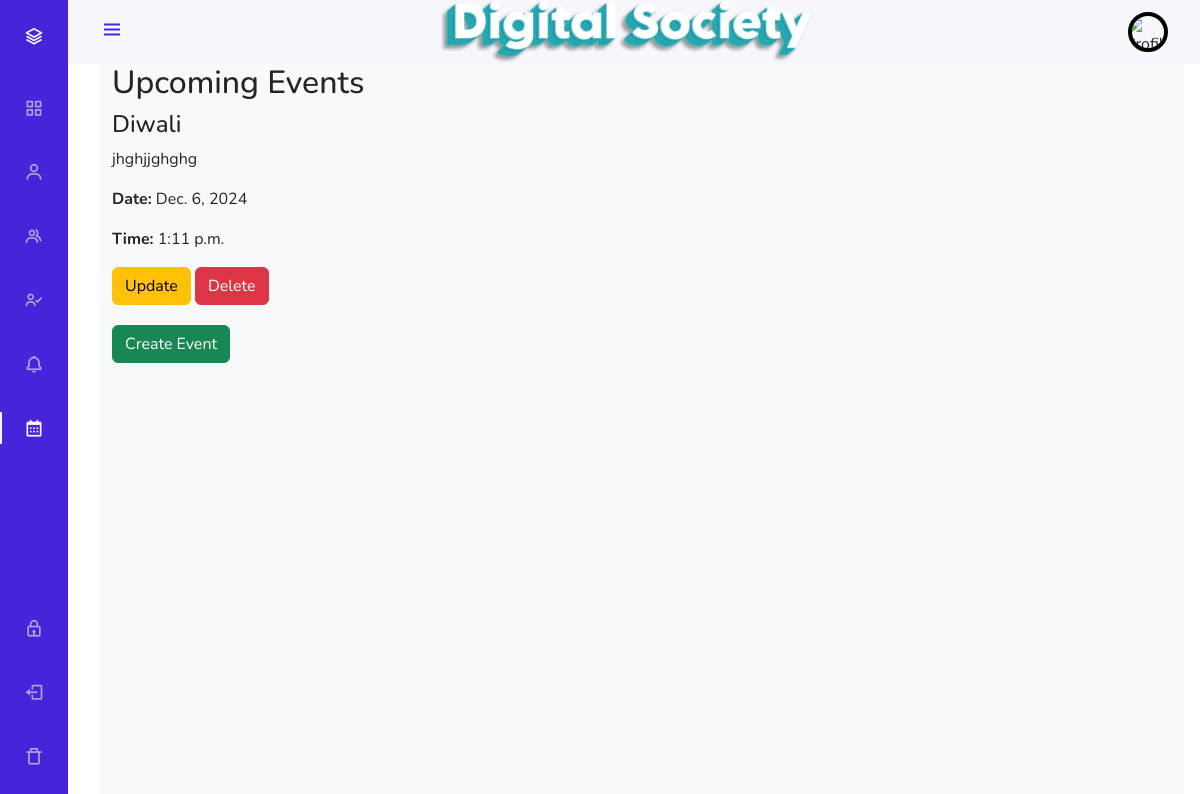
/event/ (signed in), run on the app's committed database.
### DigitalApp/models.py (models this page shows, shortened)
class Event(models.Model):
    eventname = models.CharField(max_length=20)
    eventdescription = models.TextField()
    date = models.DateField()
    time = models.TimeField()
    createeventtime = models.DateTimeField(auto_now_add=True)

### DigitalApp/views.py (the view)
# urls.py: path('event/', EventView.as_view(), name='event'),
class EventView(TemplateView):
    template_name = "event.html"
    def get_context_data(self, **kwargs):
        context = super().get_context_data(**kwargs)
        events = Event.objects.all()
        context['events'] = events
        return context
    def get(self, request, *args, **kwargs):
        context = self.get_context_data(**kwargs)
        context['profile'] = request.session.get('profile', None)
        user = User.objects.get(email=self.request.session['email'])
        context['user'] = user
        return render(request, self.template_name, context)

### DigitalApp/templates/event.html
{% extends "base.html" %}
{% load static %}
{% block content %}
<div class="container">
    <h2>Upcoming Events</h2>
    <div class="event-list">
        {% for event in events %}
        <div class="event" style="margin-bottom: 20px;">
            <h4>{{ event.eventname }}</h4>
            <p>{{ event.eventdescription }}</p>
            <p><strong>Date:</strong> {{ event.date }}</p>
            <p><strong>Time:</strong> {{ event.time }}</p>
             {% if user.usertype == "chairman" %}
            <a href="{% url 'updateevent' pk=event.pk %}" class="btn btn-warning">Update</a>
            <a href="{% url 'deleteevent' pk=event.pk %}" class="btn btn-danger" onclick="return confirm('Are you sure you want to delete this event?');">Delete</a>
            {% endif %}
        </div>
        {% empty %}
        <p>No upcoming events at the moment.</p>
        {% endfor %}
    </div>
    {% if user.usertype == "chairman" %}
    <a href="{% url 'createevent' %}" class="btn btn-success">Create Event</a>
    {% endif %}
</div>
{% endblock %}

### DigitalApp/static/css/indexstyle.css (style rules this page uses)
:root { --header-height: 3rem; --nav-width: 68px; --first-color: #4723D9; --first-color-light: #AFA5D9; --white-color: #F7F6FB; --body-font: 'Nunito', sans-serif; --normal-font-size: 1rem; --z-fixed: 100; }
body { position: relative; margin: var(--header-height) 0 0 0; padding: 0 1rem; font-family: var(--body-font); font-size: var(--normal-font-size); transition: 0.5s; }
a { text-decoration: none; }
@media screen and (min-width: 768px) { body { margin: calc(var(--header-height) + 1rem) 0 0 0; padding-left: calc(var(--nav-width) + 2rem); } }

### data on the page
Event: eventname "Diwali", eventdescription "jhghjjghghg", date "Dec. 6, 2024", time "1:11 p.m."
